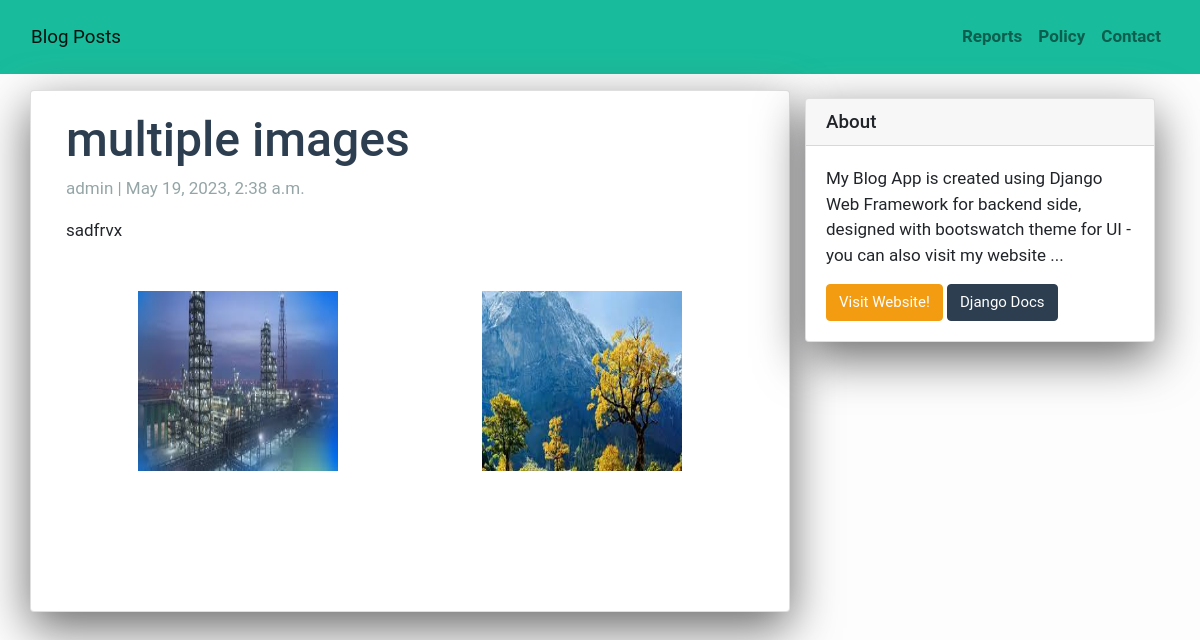
Page /10/ on the committed database.
### blog/models.py (models this page shows, shortened)
class Post(models.Model):
    title = models.CharField(max_length=200, unique=True)
    image=models.ImageField(null=True,blank=True,default='some string',upload_to='images/')
    slug = models.SlugField(max_length=200, unique=True)
    author = models.ForeignKey(User, on_delete= models.CASCADE,related_name='blog_posts')
    updated_on = models.DateTimeField(auto_now= True)
    content = models.TextField()
    created_on = models.DateTimeField(auto_now_add=True)
    status = models.IntegerField(choices=STATUS, default=0)
    class Meta:
        ordering = ['-created_on']

class PostImage(models.Model):
    post=models.ForeignKey(Post,default=None,on_delete=models.CASCADE)
    images = models.FileField(upload_to='images/')

### blog/views.py (the view)
# urls.py: path('<int:id>/', views.post_detail, name="post_detail"),
def post_detail(request, id):
    post = get_object_or_404(Post, id=id)
    photos = PostImage.objects.filter(post=post)
    return render(request, 'post_detail.html', {
        'post':post,
        'photos':photos
    })

### templates/post_detail.html
{% extends 'base.html' %}
{% block content %}
<div class="container" style="height: 500px">
  <div class="row">
    <div class="col-md-8 card mb-4  mt-3 left  top">
      <div class="card-body">
        <h1 class="text-primary">{% block title %} {{ post.title }} {% endblock title %}</h1>
        <p class=" text-muted">{{ post.author }} | {{ post.created_on }}</p>
        <p class="card-text ">{{ post.content | safe }}</p>
      <div style="height: 300px;" class="d-flex  flex-wrap justify-content-around mt-5">
  {% for i in photos %}
  <img  style="width: 200px;height: 180px" src="{{i.images.url}}">
  {% endfor %}
  </div>
      </div>
    </div>
    {% block sidebar %} {% include 'sidebar.html' %} {% endblock sidebar %}
  </div>
</div>
{% endblock content %}

### templates/base.html (style rules this page uses)
body { font-family: "Roboto", sans-serif; font-size: 17px; background-color: #fdfdfd; }

### templates/sidebar.html (style rules this page uses)
.card { box-shadow: 0 16px 48px #6a6a6b; }

### rows in the picture
Post: title "multiple images", author "admin", created_on "May 19, 2023, 2:38 a.m.", content "sadfrvx"
PostImage: images (picture)
PostImage: images (picture)
